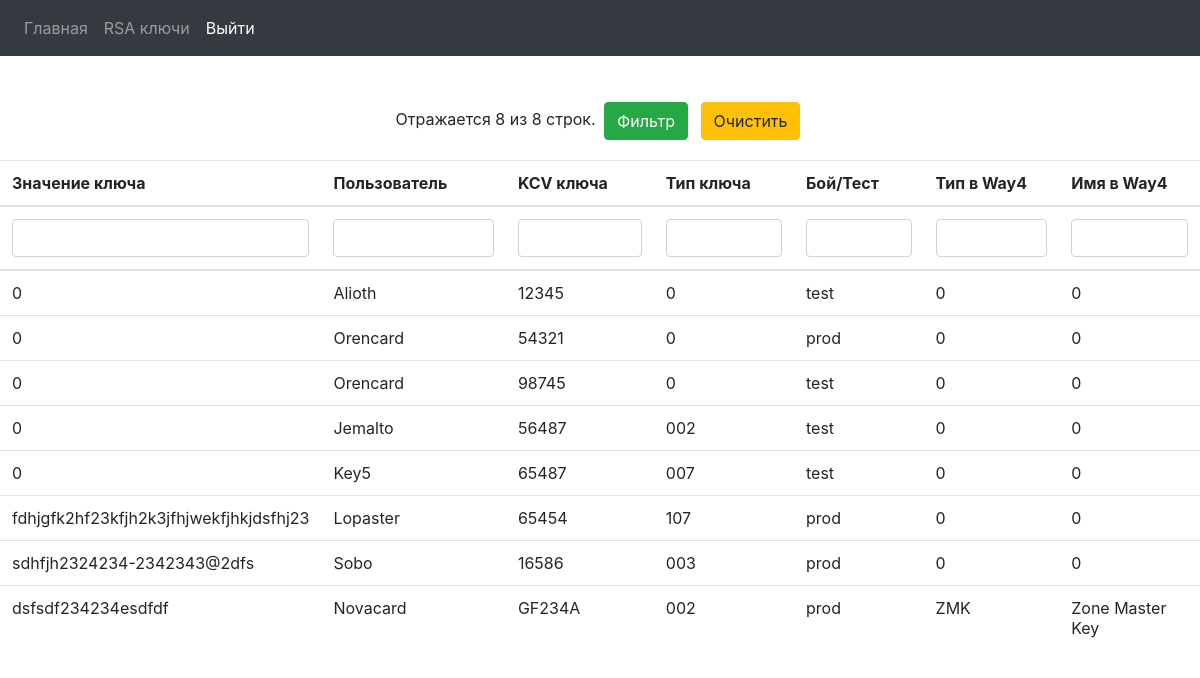
The app's page / (signed in) with its own data.
### keys/models.py (models this page shows)
class Keys(models.Model):
    key = models.CharField(max_length=250)
    key_user = models.CharField(max_length=10)
    key_kcv = models.CharField(max_length=7)
    key_type = models.CharField(max_length=3)
    key_typeW4 = models.CharField(max_length=7)
    key_nameW4 = models.CharField(max_length=20)
    test_prod_choice = (
        ('test', 'test'),
        ('prod', 'prod'),
    )
    choice = MultiSelectField(choices=test_prod_choice)

### keys/views.py (the view)
# urls.py: path('', views.index, name='index'),
def index(request):
    rows = Keys.objects.all()
    myFilter = KeysFilter(request.GET, queryset=rows)
    data = {
        'data': myFilter.qs,
        'myFilter': myFilter,
    }
    return render(request, 'keys/index.html', data)

### keys/templates/keys/index.html (shortened to what this page needs)
﻿{% extends 'keys/base.html' %}
{% block content %}
{% load widget_tweaks %}
{% if user.is_authenticated %}
<form method='GET' >
    <p>
        Отражается {{ myFilter.qs.count }} из {{ myFilter.queryset.count }} строк.
        <input type='submit' value='Фильтр' class="btn btn-success m-1"/>
        <input type='submit' value='Очистить' class="btn btn-warning m-1" name="request.path"/>
    </p>
<table class="table">
<thead>
    <tr>
        <th scope="col">Значение ключа</th>
        <th scope="col">Пользователь</th>
        <th scope="col">KCV ключа</th>
        <th scope="col">Тип ключа</th>
        <th scope="col">Бой/Тест</th>
        <th scope="col">Тип в Way4</th>
        <th scope="col">Имя в Way4</th>
    </tr>
    <tr>
        <th scope="col"><input class="form-control" type="text" name="key" value=""></th>
        <th scope="col"><input class="form-control" type="text" name="key_user"></th>
        <th scope="col"><input class="form-control" type="text" name="key_kcv"></th>
        <th scope="col"><input class="form-control" type="text" name="key_type"></th>
        <th scope="col"><input class="form-control" type="text" name="choice"></th>
        <th scope="col"><input class="form-control" type="text" name="key_typeW4"></th>
        <th scope="col"><input class="form-control" type="text" name="key_nameW4"></th>
    </tr>
</thead>
<tbody>
</form>
{% for item in data %}
    <tr>
        <td>{{item.key}}</td>
        <td>{{item.key_user}}</td>
        <td>{{item.key_kcv}}</td>
        <td>{{item.key_type}}</td>
        <td>{{item.choice}}</td>
        <td>{{item.key_typeW4}}</td>
        <td>{{item.key_nameW4}}</td>
{% endfor %}
    </tr>
{% endif%}
{% endblock content %}

### records on screen
Keys: key "0", key_user "Alioth", key_kcv "12345", key_type "0", choice "test", key_typeW4 "0", key_nameW4 "0"
Keys: key "0", key_user "Orencard", key_kcv "54321", key_type "0", choice "prod", key_typeW4 "0", key_nameW4 "0"
Keys: key "0", key_user "Orencard", key_kcv "98745", key_type "0", choice "test", key_typeW4 "0", key_nameW4 "0"
Keys: key "0", key_user "Jemalto", key_kcv "56487", key_type "002", choice "test", key_typeW4 "0", key_nameW4 "0"
Keys: key "0", key_user "Key5", key_kcv "65487", key_type "007", choice "test", key_typeW4 "0", key_nameW4 "0"
Keys: key "fdhjgfk2hf23kfjh2k3jfhjwekfjhkjdsfhj23", key_user "Lopaster", key_kcv "65454", key_type "107", choice "prod", key_typeW4 "0", key_nameW4 "0"
Keys: key "sdhfjh2324234-2342343@2dfs", key_user "Sobo", key_kcv "16586", key_type "003", choice "prod", key_typeW4 "0", key_nameW4 "0"
Keys: key "dsfsdf234234esdfdf", key_user "Novacard", key_kcv "GF234A", key_type "002", choice "prod", key_typeW4 "ZMK", key_nameW4 "Zone Master Key"

### other values on screen
{{ myFilter.qs.count }} "8"
{{ myFilter.queryset.count }} "8"
